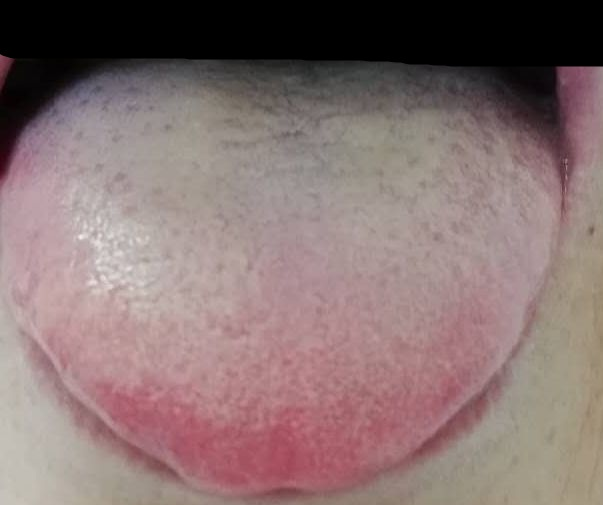
#> input picture data/raw/10034.jpg, 603 x 505 px; its folder holds only this picture in this run
$ python demo_raw_mask.py
#> lines starting #> are read from the running program, lines starting #| are printed output that depends on the picture; after the words box and inside, x2 and y2 are one past the last pixel; in counts of white or black regions, pixels touching at a corner belong together
### src/deid/build_tongue_mask.py
import argparse
import json
from pathlib import Path
from typing import Any, Dict, List, Tuple

import cv2
import numpy as np

RAW_DIR = Path("data/raw")
OUT_DIR = Path("data/out")


# [5 lines left out: function _load_json, not called in this run]


def _clip_bbox(bbox: List[int], w: int, h: int) -> Tuple[int, int, int, int]:
    x1, y1, x2, y2 = [int(v) for v in bbox]
    x1 = max(0, min(x1, w - 1))
    y1 = max(0, min(y1, h - 1))
    x2 = max(0, min(x2, w))
    y2 = max(0, min(y2, h))
    if x2 <= x1 or y2 <= y1:
        raise ValueError("roi_bbox has no positive area")
    return x1, y1, x2, y2


def _select_tongue_component(mask: np.ndarray, cx: float, cy: float, roi_area: float) -> np.ndarray:
    num_labels, labels, stats, centroids = cv2.connectedComponentsWithStats(mask, connectivity=8)
    if num_labels <= 1:
        return mask

    best = -1
    best_score = -1.0
    for i in range(1, num_labels):
        x, y, bw, bh, area = stats[i]
        if area <= 0:
            continue

        # Reject tiny noise and over-large blocks.
        area_ratio = float(area) / max(1.0, roi_area)
        if area_ratio < 0.01 or area_ratio > 0.75:
            continue

        ccx, ccy = centroids[i]
        d = ((ccx - cx) ** 2 + (ccy - cy) ** 2) ** 0.5

        # Tongue region tends to be wider than tall in this ROI setup.
        aspect = float(bw) / float(max(1, bh))
        aspect_score = max(0.0, 1.0 - abs(aspect - 1.5) / 1.5)

        comp = np.zeros_like(mask)
        comp[labels == i] = 255
        contours, _ = cv2.findContours(comp, cv2.RETR_EXTERNAL, cv2.CHAIN_APPROX_SIMPLE)
        if not contours:
            continue
        contour = max(contours, key=cv2.contourArea)
        hull = cv2.convexHull(contour)
        hull_area = float(cv2.contourArea(hull))
        contour_area = float(cv2.contourArea(contour))
        solidity = contour_area / hull_area if hull_area > 1.0 else 0.0

        bbox_area = float(max(1, bw * bh))
        extent = contour_area / bbox_area

        # Weighted score: center proximity + proper size + tongue-like shape.
        size_score = min(1.0, area_ratio / 0.25)
        dist_score = max(0.0, 1.0 - d / (max(1.0, (bw + bh))))
        shape_score = 0.5 * solidity + 0.5 * extent
        score = 0.40 * size_score + 0.25 * dist_score + 0.20 * aspect_score + 0.15 * shape_score
        if score > best_score:
            best_score = score
            best = i

    if best < 0:
        # Fallback to largest foreground component when shape cues fail.
        best = 1 + int(np.argmax(stats[1:, cv2.CC_STAT_AREA]))

    out = np.zeros_like(mask)
    out[labels == best] = 255
    return out


def build_mask(image: np.ndarray, roi_bbox: List[int]) -> np.ndarray:
    h, w = image.shape[:2]
    x1, y1, x2, y2 = _clip_bbox(roi_bbox, w, h)
    rw, rh = x2 - x1, y2 - y1

    # Fast HSV-based tongue candidate inside ROI.
    hsv = cv2.cvtColor(image, cv2.COLOR_BGR2HSV)
    m1 = cv2.inRange(hsv, (0, 20, 35), (25, 255, 255))
    m2 = cv2.inRange(hsv, (150, 15, 35), (179, 255, 255))
    tongue_seed = cv2.bitwise_or(m1, m2)

    roi_only = np.zeros((h, w), dtype=np.uint8)
    roi_only[y1:y2, x1:x2] = 255
    tongue_seed = cv2.bitwise_and(tongue_seed, roi_only)

    # Keep lower-major part of ROI to avoid lips/nostril regions.
    lower_prior = np.zeros((h, w), dtype=np.uint8)
    py = y1 + int(0.22 * rh)
    lower_prior[py:y2, x1:x2] = 255
    tongue_seed = cv2.bitwise_and(tongue_seed, lower_prior)

    # Include tongue coating (lower saturation + medium/high value) near tongue seed.
    coat_raw = cv2.inRange(hsv, (0, 0, 80), (179, 120, 255))
    coat_raw = cv2.bitwise_and(coat_raw, lower_prior)
    coat_raw = cv2.bitwise_and(coat_raw, roi_only)

    # Restrict coating to areas adjacent to tongue seed to avoid skin/lip leakage.
    near_k = max(5, int(min(rw, rh) * 0.07))
    if near_k % 2 == 0:
        near_k += 1
    near_kernel = cv2.getStructuringElement(cv2.MORPH_ELLIPSE, (near_k, near_k))
    seed_dilated = cv2.dilate(tongue_seed, near_kernel, iterations=1)
    coat_near = cv2.bitwise_and(coat_raw, seed_dilated)

    merged = cv2.bitwise_or(tongue_seed, coat_near)

    # Hard suppress the top band inside ROI where lips are more likely.
    suppress_top = np.zeros((h, w), dtype=np.uint8)
    top_cut = y1 + int(0.16 * rh)
    suppress_top[top_cut:y2, x1:x2] = 255
    merged = cv2.bitwise_and(merged, suppress_top)

    if int(np.count_nonzero(merged)) < int(0.01 * rw * rh):
        # Fallback if color segmentation is too weak: keep center-lower ellipse in ROI.
        merged = np.zeros((h, w), dtype=np.uint8)
        cx = x1 + rw // 2
        cy = y1 + int(rh * 0.62)
        ax = max(1, int(rw * 0.23))
        ay = max(1, int(rh * 0.22))
        cv2.ellipse(merged, (cx, cy), (ax, ay), 0, 0, 360, 255, -1)

    kernel = np.ones((5, 5), np.uint8)
    merged = cv2.morphologyEx(merged, cv2.MORPH_OPEN, kernel)
    merged = cv2.morphologyEx(merged, cv2.MORPH_CLOSE, kernel)

    # Slightly relax contour to cover tongue coating while staying compact.
    relax_kernel = cv2.getStructuringElement(cv2.MORPH_ELLIPSE, (3, 3))
    merged = cv2.dilate(merged, relax_kernel, iterations=1)

    cx = x1 + rw / 2.0
    cy = y1 + rh * 0.65
    merged = _select_tongue_component(merged, cx, cy, roi_area=float(rw * rh))

    if int(np.count_nonzero(merged)) < int(0.005 * h * w):
        # Final fallback: keep the ROI rectangle itself.
        merged = roi_only

    return merged


# [51 lines left out: functions process_bundle, run_batch, main, not called in this run]


# [2 lines that do not run on import are left out]

### src/deid/demo_raw_mask.py
import cv2
import numpy as np
import os
import glob
import time
import json
import shutil
from build_tongue_mask import build_mask

def run_deid_mask_only(img: np.ndarray, mask: np.ndarray, output_dir: str) -> dict:
    meta = {
        "deid_method": "mask_only",
        "deid_ms": 0,
        "status": "success",
        "error": None
    }
    try:
        # 收緊 Mask (Erosion) - 降低 iterations 以保留更完整的舌頭邊緣
        kernel = np.ones((5, 5), np.uint8)
        shrunk_mask = cv2.erode(mask, kernel, iterations=0) # 設為 0 代表不向內壓縮，或可改為 1 微調
        _, binary_mask = cv2.threshold(shrunk_mask, 127, 255, cv2.THRESH_BINARY)

        # 去識別化處理
        deid_img = np.zeros_like(img)
        np.copyto(deid_img, img, where=(binary_mask[:, :, None] == 255))

        # 輸出
        os.makedirs(output_dir, exist_ok=True)
        cv2.imwrite(os.path.join(output_dir, "deid.png"), deid_img)

        # 也可以輸出對應的 tight_mask 以供檢查
        cv2.imwrite(os.path.join(output_dir, "tight_mask.png"), binary_mask)

    except Exception as e:
        meta["status"] = "error"
        meta["error"] = str(e)
    return meta

if __name__ == "__main__":
    import sys
    sys.path.append(os.path.dirname(os.path.dirname(os.path.abspath(__file__))))

    raw_images = sorted(glob.glob("data/raw/*.jpg"))[:10]
    out_base = "PHOTO3"
    os.makedirs(out_base, exist_ok=True)

    print("Running Native Resolution Mask-Only Deid into PHOTO3/ ...")

    for i, img_path in enumerate(raw_images):
        img = cv2.imread(img_path)
#> img is the input picture: shape (505, 603, 3); mean B, G, R 114.3, 115.2, 136.4
        if img is None: continue

        h, w = img.shape[:2]
        # Since we don't have MediaPipe ROI here easily without running the whole pipeline,
        # We can approximate ROI using the bottom half center, or just pass full image.
        # However, build_mask assumes the ROI bounds exactly. Let's pass the whole image as ROI:
        roi_bbox = [0, 0, w, h]

        # Build mask AT NATIVE RESOLUTION
        m = build_mask(img, roi_bbox)
#> in build_mask, `m1 = cv2.inRange(hsv, (0, 20, 35), (25, 255, 255))`:
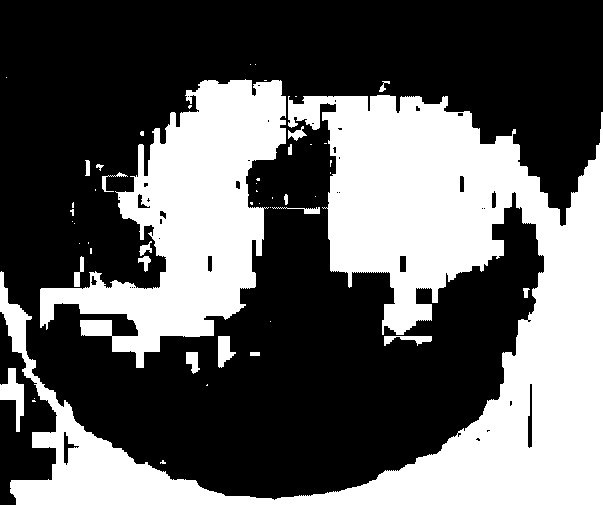
#> m1: shape (505, 603); 37.7% white; 51 white regions (32 under 20 px), largest, box (x1, y1, x2, y2) and area: (0, 95, 603, 505) 80930, (40, 79, 286, 368) 31290, (0, 368, 24, 432) 705
#> in build_mask, `m2 = cv2.inRange(hsv, (150, 15, 35), (179, 255, 255))`:
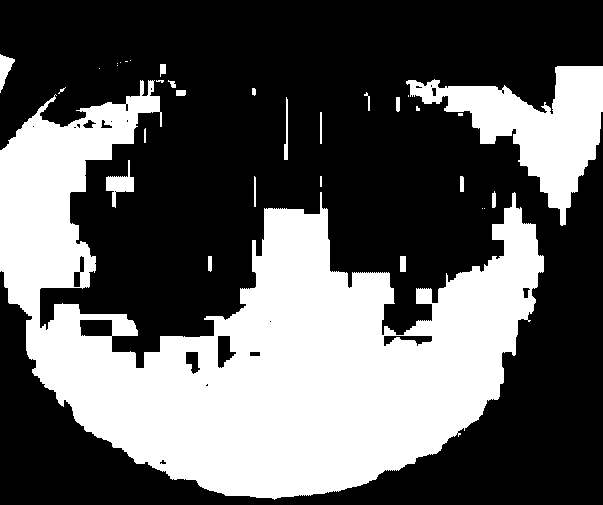
#> m2: shape (505, 603); 37.2% white; 32 white regions (13 under 20 px), largest, box (x1, y1, x2, y2) and area: (0, 80, 544, 500) 99522, (406, 66, 603, 226) 11899, (106, 160, 134, 208) 515
#> in build_mask, `tongue_seed = cv2.bitwise_and(tongue_seed, lower_prior)`:
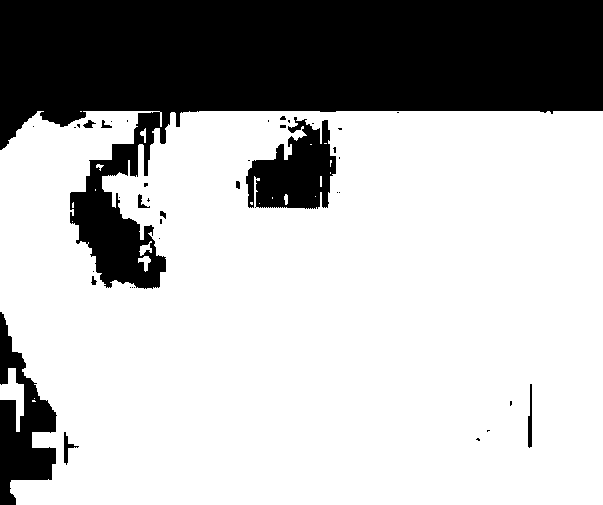
#> tongue_seed: shape (505, 603); 71.3% white; 40 black regions (29 under 20 px), largest, box (x1, y1, x2, y2) and area: (0, 0, 603, 289) 76086, (0, 312, 57, 505) 5323, (246, 117, 336, 209) 5181
#> in build_mask, `seed_dilated = cv2.dilate(tongue_seed, near_kernel, iterations=1)`:
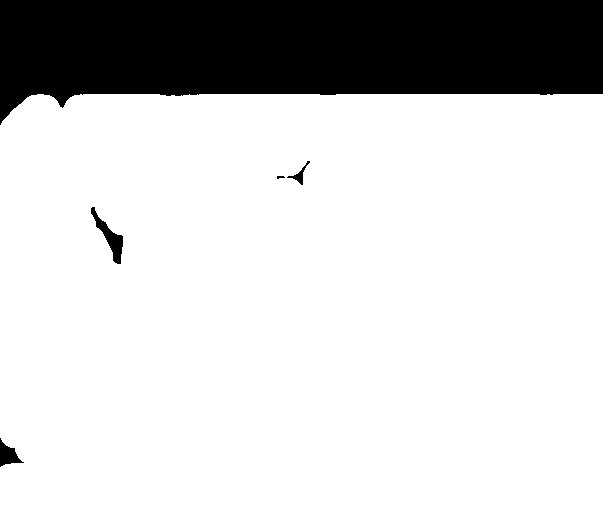
#> seed_dilated: shape (505, 603); 80.8% white; 5 black regions (1 under 20 px), largest, box (x1, y1, x2, y2) and area: (0, 0, 603, 125) 57380, (91, 207, 123, 264) 554, (0, 438, 24, 467) 330, (287, 161, 310, 185) 125
#> in build_mask, `coat_near = cv2.bitwise_and(coat_raw, seed_dilated)`:
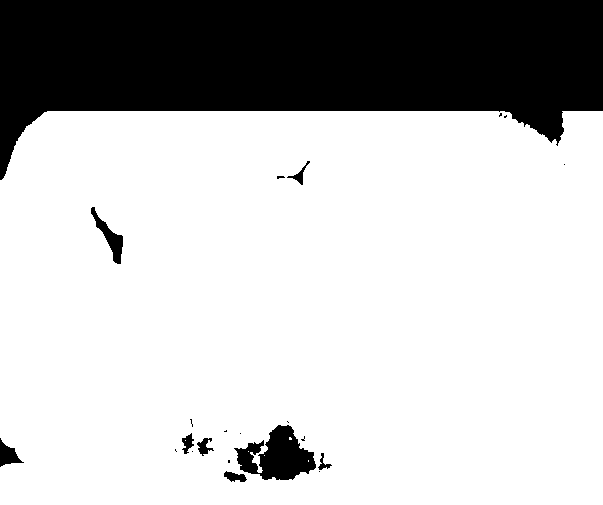
#> coat_near: shape (505, 603); 75.9% white; 22 black regions (13 under 20 px), largest, box (x1, y1, x2, y2) and area: (0, 0, 603, 180) 69240, (234, 425, 316, 480) 2560, (91, 207, 123, 264) 554
#> in build_mask, `merged = cv2.dilate(merged, relax_kernel, iterations=1)`:
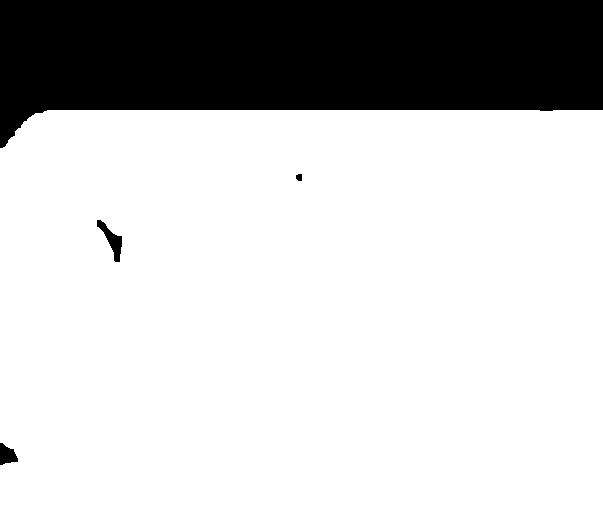
#> merged: shape (505, 603); 77.7% white; 4 black regions, box (x1, y1, x2, y2) and area: (0, 0, 603, 148) 67095, (97, 220, 122, 262) 387, (0, 443, 18, 465) 265, (296, 174, 302, 181) 37
#> in _select_tongue_component, `num_labels, labels, stats, centroids = cv2.connectedComponentsWithStat..`: num_labels = 2; stats = [[0, 0, 603, 465, 67784], [0, 110, 603, 395, 236731]]; centroids = [[295.6, 57.95], [302.5, 307.6]]
#> the loop in _select_tongue_component, `for i in range(1, num_labels):` made 1 pass
#> (x, y, bw, bh, area, area_ratio) on pass 1: (0, 110, 603, 395, 236731, 0.777)
#> after the loop in _select_tongue_component, `for i in range(1, num_labels):`: best = -1
#> in _select_tongue_component, `best = 1 + int(np.argmax(stats[1:, cv2.CC_STAT_AREA]))`: best = 1

        if m is not None:
            if m.dtype == np.bool_:
                m = (m * 255).astype(np.uint8)
            else:
                m = np.where(m > 0, 255, 0).astype(np.uint8)
        else:
            m = np.zeros((h, w), dtype=np.uint8)

        base_name = os.path.splitext(os.path.basename(img_path))[0]
        out_dir = os.path.join(out_base, f"{base_name}_mask_only")
        os.makedirs(out_dir, exist_ok=True)

        shutil.copy(img_path, os.path.join(out_dir, "raw.jpg"))
        res = run_deid_mask_only(img, m, out_dir)
#> in run_deid_mask_only, `np.copyto(deid_img, img, where=(binary_mask[:, :, None] == 255))`:
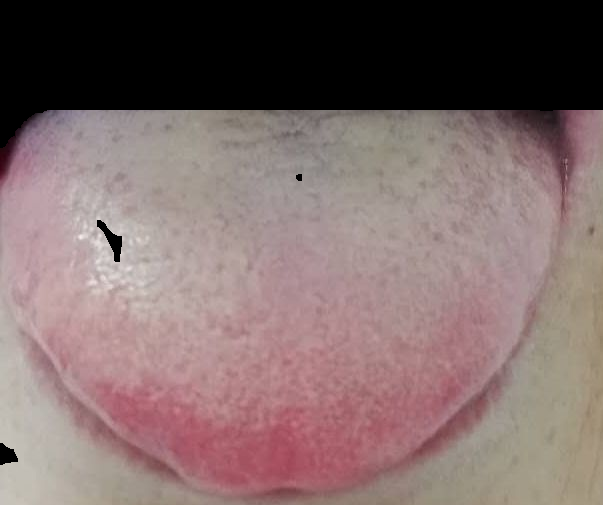
#> deid_img: shape (505, 603, 3); mean B, G, R 107.3, 108.5, 128.9
#> res = 4 items
        print(f"[{i+1}/10] {img_path} -> status: {res.get('status')}")
#| [1/10] data/raw/10034.jpg -> status: success

$ run again, on data/raw/10190.jpg
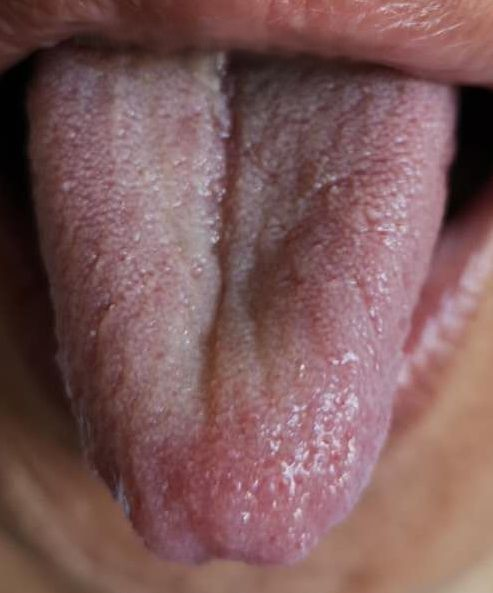
#> input picture data/raw/10190.jpg, 493 x 593 px
#> img is the input picture: shape (593, 493, 3); mean B, G, R 90.2, 90.4, 125.4
#> hsv: shape (593, 493, 3); mean H, S, V 88.8, 87.3, 125.4
#> in build_mask, `m1 = cv2.inRange(hsv, (0, 20, 35), (25, 255, 255))`:
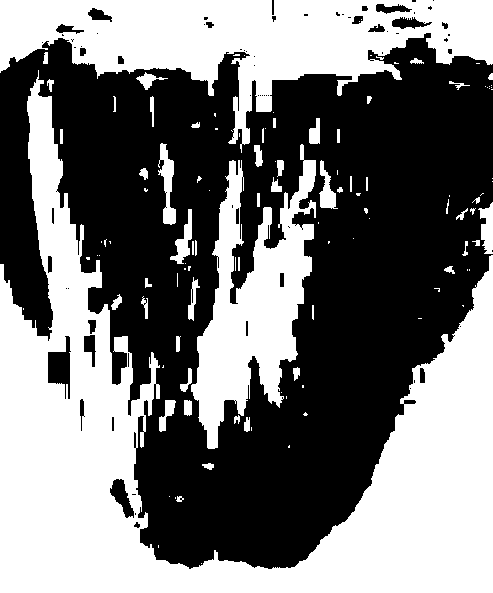
#> m1: shape (593, 493); 46.7% white; 118 white regions (64 under 20 px), largest, box (x1, y1, x2, y2) and area: (0, 70, 493, 593) 81507, (0, 0, 493, 153) 32537, (191, 144, 316, 449) 16910
#> m2: shape (593, 493); 48.6% white; 73 white regions (46 under 20 px), largest, box (x1, y1, x2, y2) and area: (38, 33, 493, 569) 138646, (48, 336, 71, 399) 801, (110, 479, 134, 518) 449
#> seed_dilated: shape (593, 493); 79.8% white; 1 black region, box (x1, y1, x2, y2) and area: (0, 0, 493, 293) 59050
#> labels: shape (593, 493) int32; values 0 (black) and 1 (white), 75% white; 1 black region, box (x1, y1, x2, y2) and area: (0, 0, 493, 335) 72956
#> num_labels = 2; stats = [[0, 0, 493, 335, 72956], [0, 129, 493, 464, 219393]]; centroids = [[234.4, 83.02], [249.9, 366.8]]
#> the loop in _select_tongue_component, `for i in range(1, num_labels):` made 1 pass
#> (x, y, bw, bh, area, area_ratio) on pass 1: (0, 129, 493, 464, 219393, 0.75)
#> after the loop in _select_tongue_component, `for i in range(1, num_labels):`: best = -1
#> in _select_tongue_component, `best = 1 + int(np.argmax(stats[1:, cv2.CC_STAT_AREA]))`: best = 1
#> in run_deid_mask_only, `np.copyto(deid_img, img, where=(binary_mask[:, :, None] == 255))`:
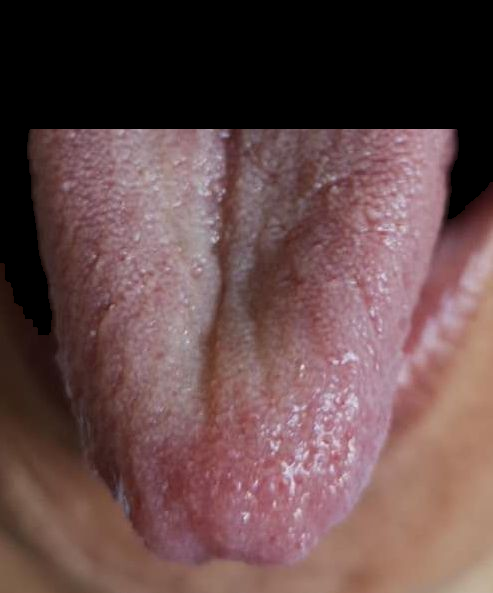
#> deid_img: shape (593, 493, 3); mean B, G, R 74.4, 74.7, 102.2
#> res = 4 items
#| [1/10] data/raw/10190.jpg -> status: success

$ run again, on data/raw/10252.jpg
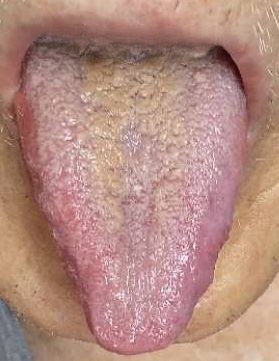
#> input picture data/raw/10252.jpg, 279 x 361 px
#> img is the input picture: shape (361, 279, 3); mean B, G, R 128.2, 138.8, 179.4
#> hsv: shape (361, 279, 3); mean H, S, V 53.7, 77.7, 179.5
#> m1: shape (361, 279); 72.6% white; 30 black regions (21 under 20 px), largest, box (x1, y1, x2, y2) and area: (44, 52, 249, 352) 25689, (0, 300, 32, 361) 1204, (124, 128, 145, 154) 368
#> m2: shape (361, 279); 26.3% white; 33 white regions (25 under 20 px), largest, box (x1, y1, x2, y2) and area: (44, 52, 249, 352) 25688, (124, 128, 145, 154) 368, (46, 122, 70, 138) 115
#> seed_dilated: shape (361, 279); 80% white; 2 black regions, box (x1, y1, x2, y2) and area: (0, 0, 279, 70) 19530, (0, 315, 23, 361) 608
#> coat_near: shape (361, 279); 74.4% white; 60 black regions (56 under 20 px), largest, box (x1, y1, x2, y2) and area: (0, 0, 279, 94) 22101, (8, 98, 81, 304) 2855, (0, 315, 23, 361) 608, (86, 316, 93, 333) 47
#> labels: shape (361, 279) int32; values 0 (black) and 1 (white), 77.8% white; 2 black regions, box (x1, y1, x2, y2) and area: (0, 0, 279, 78) 21762, (0, 318, 21, 361) 558
#> num_labels = 2; stats = [[0, 0, 279, 361, 22320], [0, 78, 279, 283, 78399]]; centroids = [[135.7, 46.14], [139.9, 218.1]]
#> the loop in _select_tongue_component, `for i in range(1, num_labels):` made 1 pass
#> (x, y, bw, bh, area, area_ratio) on pass 1: (0, 78, 279, 283, 78399, 0.778)
#> after the loop in _select_tongue_component, `for i in range(1, num_labels):`: best = -1
#> in _select_tongue_component, `best = 1 + int(np.argmax(stats[1:, cv2.CC_STAT_AREA]))`: best = 1
#> in run_deid_mask_only, `np.copyto(deid_img, img, where=(binary_mask[:, :, None] == 255))`:
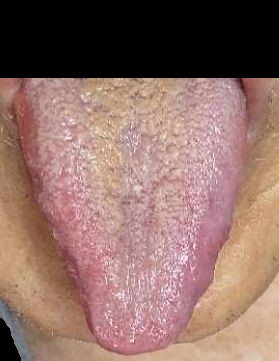
#> deid_img: shape (361, 279, 3); mean B, G, R 103.4, 111.3, 144
#> res = 4 items
#| [1/10] data/raw/10252.jpg -> status: success
